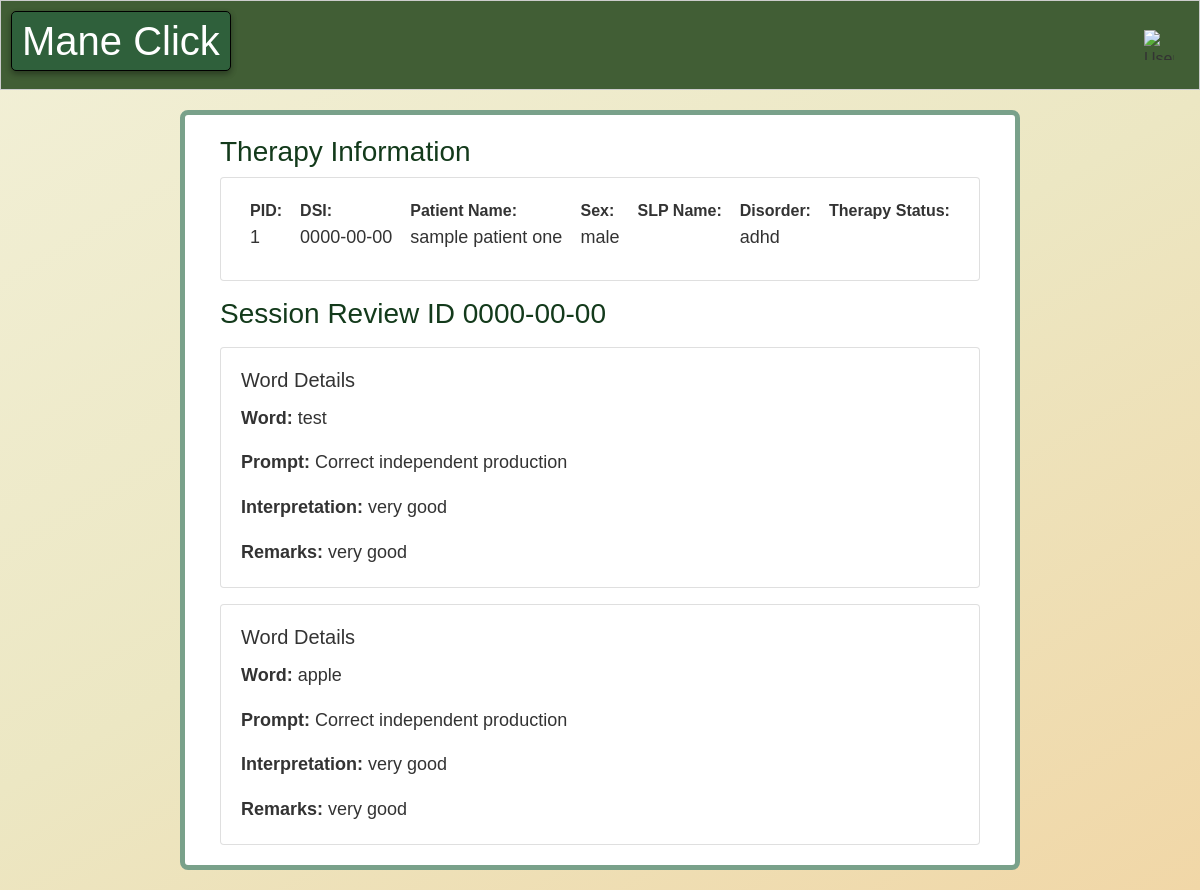
Screenshot of /MANECLICK-V.2/FRONTEND/session-profile.php?patient_id=1&date=2024-09-07 (signed in) with the database file from the repository.
### tables this page shows
CREATE TABLE IF NOT EXISTS `therapy` (
  `id` int NOT NULL AUTO_INCREMENT,
  `patient_id` int NOT NULL,
  `name` varchar(100) NOT NULL,
  `sex` enum('male','female','other') NOT NULL,
  `SLP` varchar(100) NOT NULL,
  `disorders` varchar(255) DEFAULT NULL,
  `DSI` date DEFAULT NULL,
  `DOE` date DEFAULT NULL,
  `valid_until` date DEFAULT NULL,
  `FTD` date DEFAULT NULL,
  `TFD` date DEFAULT NULL,
  `overall_remarks` text,
  `status` enum('active','inactive') DEFAULT 'active',
  `createdAt` timestamp NULL DEFAULT CURRENT_TIMESTAMP,
  `user_id` varchar(100) DEFAULT NULL,
  `is_verified` varchar(100) DEFAULT 'No',
  PRIMARY KEY (`id`)
);

CREATE TABLE IF NOT EXISTS `t_sessions` (
  `id` int NOT NULL AUTO_INCREMENT,
  `DSI` varchar(255) NOT NULL,
  `patient_id` int NOT NULL,
  `session_number` int NOT NULL,
  `word` varchar(100) NOT NULL,
  `prompt` varchar(255) DEFAULT NULL,
  `interpretation` text,
  `remarks` text,
  `createdAt` timestamp NULL DEFAULT CURRENT_TIMESTAMP,
  `updatedAt` timestamp NULL DEFAULT CURRENT_TIMESTAMP ON UPDATE CURRENT_TIMESTAMP,
  PRIMARY KEY (`id`)
);

### MANECLICK-V.2/FRONTEND/session-profile.php (the view, shortened to what this page needs)
<?php
include '../BACKEND/config/db.php';
$patientId = isset($_GET['patient_id']) ? $_GET['patient_id'] : null;
$date = isset($_GET['date']) ? $_GET['date'] : null;
$stmt = $conn->prepare("SELECT * FROM t_sessions WHERE patient_id = :patientId AND DATE(createdAt) = :date");
$stmt->bindParam(':patientId', $patientId, PDO::PARAM_INT);
$stmt->bindParam(':date', $date, PDO::PARAM_STR);
$stmt->execute();
$existSession = $stmt->fetchAll(PDO::FETCH_ASSOC);
$stmt = $conn->prepare("SELECT * FROM therapy LEFT JOIN users ON therapy.user_id = users.id WHERE patient_id = :patientId");
$stmt->bindParam(':patientId', $patientId, PDO::PARAM_INT);
$stmt->execute();
$therapyDets = $stmt->fetch(PDO::FETCH_ASSOC);
?>
<!DOCTYPE html>
<html lang="en">
<head>
    <link rel="stylesheet" href="./css/index.css">
    <link rel="stylesheet" href="https://stackpath.bootstrapcdn.com/bootstrap/4.5.2/css/bootstrap.min.css">
</head>
<body>
    <div id="header">
        <?php include './component/pageHeader.php' ?>
    </div>
    <div class="cont-component">
        <div class="container w-[50%]">
            <div class="row">
                <div class="col-md-12">
                    <h3 style="color:#133A1B">Therapy Information</h3>
                    <div class="card mb-3">
                        <div class="card-body" style="display:flex; justify-content:space-around">
                            <div class="d-flex flex-column mb-2">
                                <strong>PID:</strong>
                                <p class="card-text"><?php echo $therapyDets['patient_id']; ?></p>
                            </div>
                            <div class="d-flex flex-column mb-2">
                                <strong>DSI:</strong>
                                <p class="card-text"><?php echo $therapyDets['DSI']; ?></p>
                            </div>
                            <div class="d-flex flex-column mb-2">
                                <strong>Patient Name:</strong>
                                <p class="card-text"><?php echo $therapyDets['name']; ?></p>
                            </div>
                            <div class="d-flex flex-column mb-2">
                                <strong>Sex:</strong>
                                <p class="card-text"><?php echo $therapyDets['sex']; ?></p>
                            </div>
                            <div class="d-flex flex-column mb-2">
                                <strong>SLP Name:</strong>
                            </div>
                            <div class="d-flex flex-column mb-2">
                                <strong>Disorder:</strong>
                                <p class="card-text"><?php echo $therapyDets['disorders']; ?></p>
                            </div>
                            <div class="d-flex flex-column mb-2">
                                <strong>Therapy Status:</strong>
                            </div>
                        </div>
                    </div>
                    <h3 style="color:#133A1B">Session Review ID <?php echo $existSession[0]['DSI']; ?></h3>
                    <?php foreach ($existSession as $session) : ?>
                        <div class="card mt-3">
                            <div class="card-body">
                                <h5 class="card-title">Word Details</h5>
                                <p class="card-text"><strong>Word: </strong><?php echo $session['word']; ?></p>
                                <p class="card-text"><strong>Prompt: </strong><?php echo $session['prompt']; ?></p>
                                <p class="card-text"><strong>Interpretation: </strong><?php echo $session['interpretation']; ?></p>
                                <p class="card-text"><strong>Remarks: </strong><?php echo $session['remarks']; ?></p>
                            </div>
                        </div>
                    <?php endforeach; ?>
                </div>
            </div>
        </div>
</body>
</html>

### MANECLICK-V.2/FRONTEND/css/index.css (style rules this page uses)
* { padding: 0; margin: 0; box-sizing: border-box; }
body { font-family: 'Helvetica Neue', Arial, sans-serif; font-size: 16px; line-height: 1.7; color: #2C3E50; background: linear-gradient(150deg, #F2F0D7, #ECE7C3, #f1d7a7); margin: 0; box-sizing: border-box; -webkit-font-smoothing: antialiased; }
h1, h2, h3 { margin-bottom: 10px; }
h3 { font-size: 18px; }
p { margin-bottom: 15px; }

### MANECLICK-V.2/FRONTEND/session-profile.php (style rules this page uses)
body { font-family: Arial, sans-serif; font-size: 16px; line-height: 1.6; color: #333; background-color: #E4DEAE; }
.cont-component { margin: 20px auto; border: 5px solid #79a18a; border-radius: .5rem; width: 70%; padding: 20px; background-color: white; }
.card-body p { font-size: large; }

### rows the page displays
therapy: patient "1", DSI "0000-00-00", name "sample patient one", sex "male", disorders "adhd"
t_sessions: DSI "0000-00-00", word "test", prompt "Correct independent production", interpretation "very good", remarks "very good"
t_sessions: word "apple", prompt "Correct independent production", interpretation "very good", remarks "very good"
